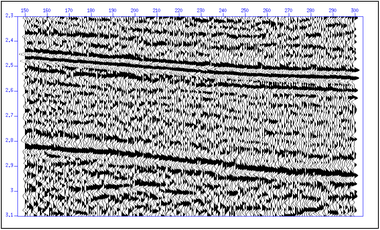
#> input picture slides/raw/trace_by_trace_decon.png, 380 x 230 px, shrunk from 912 x 551 before the run, found by its file name
$ python plot_surface_consistent_example.py
#> lines starting #> are read from the running program, lines starting #| are printed output that depends on the picture
"""
Assemble a side-by-side comparison figure from the real-data examples in
slides/raw/: trace-by-trace deconvolution vs. surface-consistent deconvolution.
"""

import matplotlib.pyplot as plt
import matplotlib.image as mpimg


def main():
    left = mpimg.imread("slides/raw/trace_by_trace_decon.png")
#> left is the input picture: shape (230, 380, 4) float32; mean R, G, B, A 0.653, 0.653, 0.662, 0.985
    right = mpimg.imread("slides/raw/surface_consistent_decon.png")
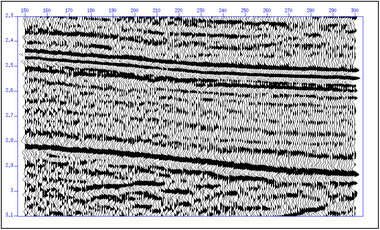
#> input picture slides/raw/surface_consistent_decon.png, 380 x 230 px, shrunk from 912 x 551 before the run, found by its file name
#> right is the input picture: shape (230, 380, 4) float32; mean R, G, B, A 0.655, 0.655, 0.663, 0.985

    fig, axes = plt.subplots(1, 2, figsize=(12, 5.5))

    for ax, img, title in [
        (axes[0], left, "Trace-by-trace deconvolution"),
        (axes[1], right, "Surface-consistent deconvolution"),
    ]:
        ax.imshow(img)
        ax.axis("off")
        ax.set_title(title, fontsize=12, fontweight="bold", pad=10)
#> this loop made 2 passes
#> title on passes 1 to 2: 'Trace-by-trace deconvolution', 'Surface-consistent deconvolution'

    fig.tight_layout()
    out = "figures/term01_lec07/term01_lec07_surface_consistent_example.png"
    fig.savefig(out, dpi=200)
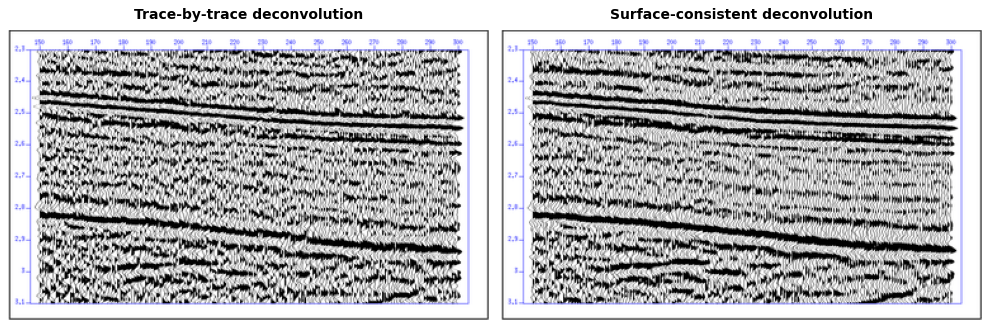
#> figure drawn by matplotlib, 2 panels
    plt.close(fig)
    print(f"Saved {out}")


if __name__ == "__main__":
    main()
